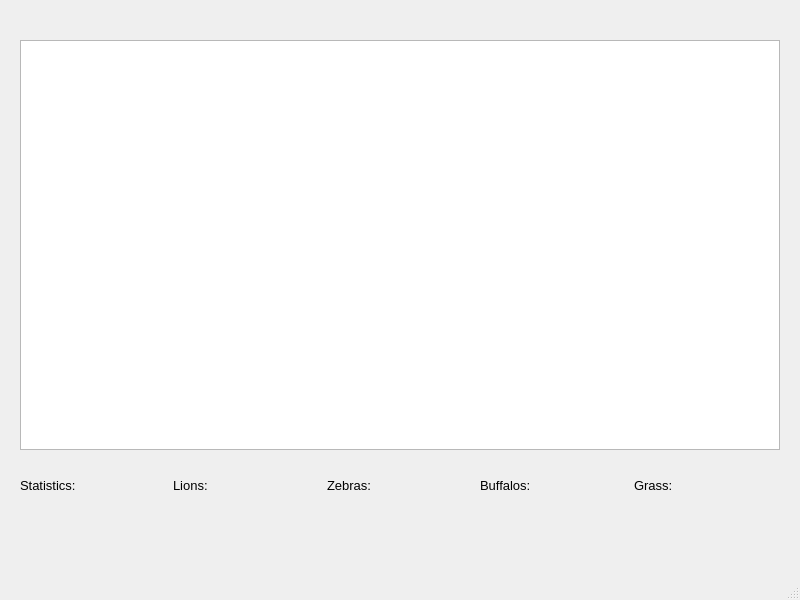
<?xml version="1.0" encoding="UTF-8"?>
<ui version="4.0">
 <class>MainWindow</class>
 <widget class="QMainWindow" name="MainWindow">
  <property name="geometry">
   <rect>
    <x>0</x>
    <y>0</y>
    <width>800</width>
    <height>600</height>
   </rect>
  </property>
  <property name="windowTitle">
   <string>MainWindow</string>
  </property>
  <widget class="QWidget" name="centralwidget">
   <widget class="QGraphicsView" name="graphicsView">
    <property name="geometry">
     <rect>
      <x>20</x>
      <y>40</y>
      <width>760</width>
      <height>410</height>
     </rect>
    </property>
    <property name="sizePolicy">
     <sizepolicy hsizetype="Expanding" vsizetype="Expanding">
      <horstretch>0</horstretch>
      <verstretch>0</verstretch>
     </sizepolicy>
    </property>
    <property name="contextMenuPolicy">
     <enum>Qt::DefaultContextMenu</enum>
    </property>
    <property name="autoFillBackground">
     <bool>false</bool>
    </property>
    <property name="verticalScrollBarPolicy">
     <enum>Qt::ScrollBarAlwaysOff</enum>
    </property>
    <property name="horizontalScrollBarPolicy">
     <enum>Qt::ScrollBarAlwaysOff</enum>
    </property>
    <property name="backgroundBrush">
     <brush brushstyle="NoBrush">
      <color alpha="255">
       <red>0</red>
       <green>0</green>
       <blue>0</blue>
      </color>
     </brush>
    </property>
    <property name="foregroundBrush">
     <brush brushstyle="NoBrush">
      <color alpha="255">
       <red>0</red>
       <green>0</green>
       <blue>0</blue>
      </color>
     </brush>
    </property>
   </widget>
   <widget class="QWidget" name="">
    <property name="geometry">
     <rect>
      <x>20</x>
      <y>470</y>
      <width>761</width>
      <height>31</height>
     </rect>
    </property>
    <property name="font">
     <font>
      <pointsize>10</pointsize>
     </font>
    </property>
    <layout class="QHBoxLayout" name="horizontalLayout">
     <item>
      <widget class="QLabel" name="label_stats">
       <property name="font">
        <font>
         <pointsize>10</pointsize>
        </font>
       </property>
       <property name="locale">
        <locale language="English" country="UnitedStates"/>
       </property>
       <property name="text">
        <string>Statistics:</string>
       </property>
      </widget>
     </item>
     <item>
      <widget class="QLabel" name="label_lions">
       <property name="font">
        <font>
         <pointsize>10</pointsize>
        </font>
       </property>
       <property name="locale">
        <locale language="English" country="UnitedStates"/>
       </property>
       <property name="text">
        <string>Lions:</string>
       </property>
      </widget>
     </item>
     <item>
      <widget class="QLabel" name="label_zebras">
       <property name="font">
        <font>
         <pointsize>10</pointsize>
        </font>
       </property>
       <property name="locale">
        <locale language="English" country="UnitedStates"/>
       </property>
       <property name="text">
        <string>Zebras:</string>
       </property>
      </widget>
     </item>
     <item>
      <widget class="QLabel" name="label_buffalos">
       <property name="font">
        <font>
         <pointsize>10</pointsize>
        </font>
       </property>
       <property name="locale">
        <locale language="English" country="UnitedStates"/>
       </property>
       <property name="text">
        <string>Buffalos:</string>
       </property>
      </widget>
     </item>
     <item>
      <widget class="QLabel" name="label_grass">
       <property name="font">
        <font>
         <pointsize>10</pointsize>
        </font>
       </property>
       <property name="text">
        <string>Grass:</string>
       </property>
      </widget>
     </item>
    </layout>
   </widget>
  </widget>
  <widget class="QMenuBar" name="menubar">
   <property name="geometry">
    <rect>
     <x>0</x>
     <y>0</y>
     <width>800</width>
     <height>21</height>
    </rect>
   </property>
  </widget>
  <widget class="QStatusBar" name="statusbar"/>
 </widget>
 <resources/>
 <connections/>
</ui>
